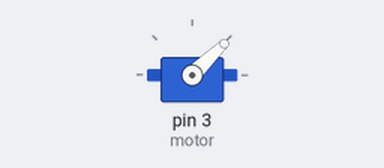
This sketch was run on a simulated Arduino Uno, built with avr-gcc and run on an emulated ATmega328P. On the bench: servo.

Above: at 0.1 s.
At 1.1 s:
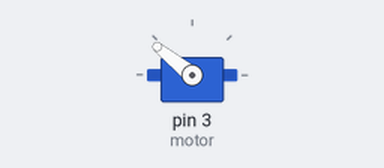
At 3.1 s:
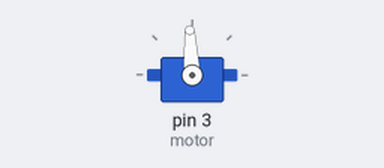
At 5.6 s:
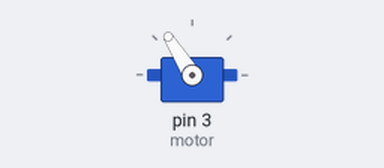
Timing chart, 0 to 7.1 s (numbered marks = the images above):
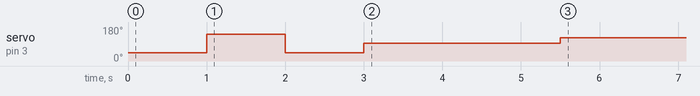

Measured:
- by itself, servo on pin 3 (motor): 44° → 141° at 1.0 s, → 44° 1.0 s later, → 93° 1.0 s later, → 122° 2.5 s later

The sketch:

motor_rest.ino
```cpp
#include <Servo.h>
Servo motor;

void setup(){
  motor.attach(3);
Serial.println("ESC calibrate start");
motor.writeMicroseconds(1000);
delay(1000);
Serial.println("ESC calibrate #2");
motor.writeMicroseconds(2000);
delay(1000);
Serial.println("ESC calibrate #3");
motor.writeMicroseconds(1000);
delay(1000);
Serial.println("ESC calibrate #4");
motor.writeMicroseconds(1500);
delay(2500); //hear 3 beeps to enter RC neturel mode
Serial.println("ESC calibrate end");
}

void loop(){
  motor.writeMicroseconds(1800);
}
```
